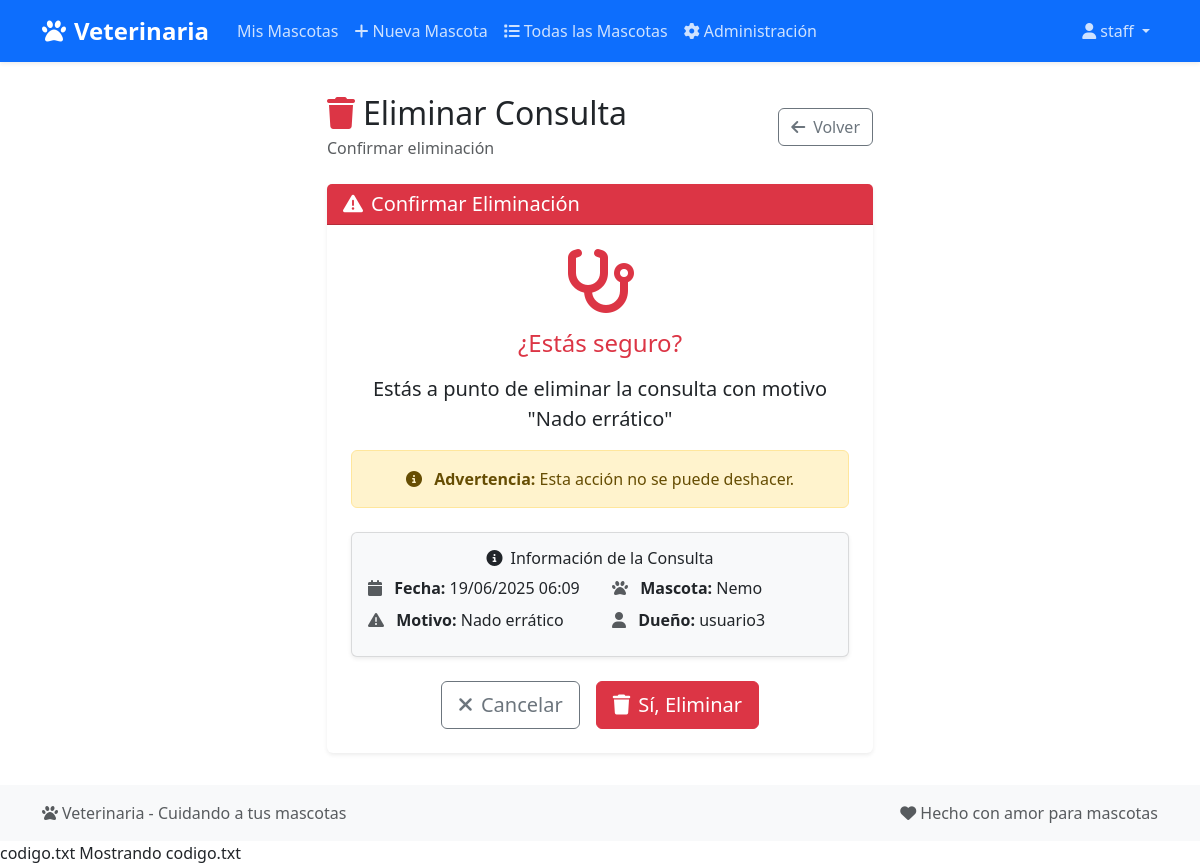
The page /veterinaria/consulta/5/eliminar/ (signed in) on the database as committed earlier.
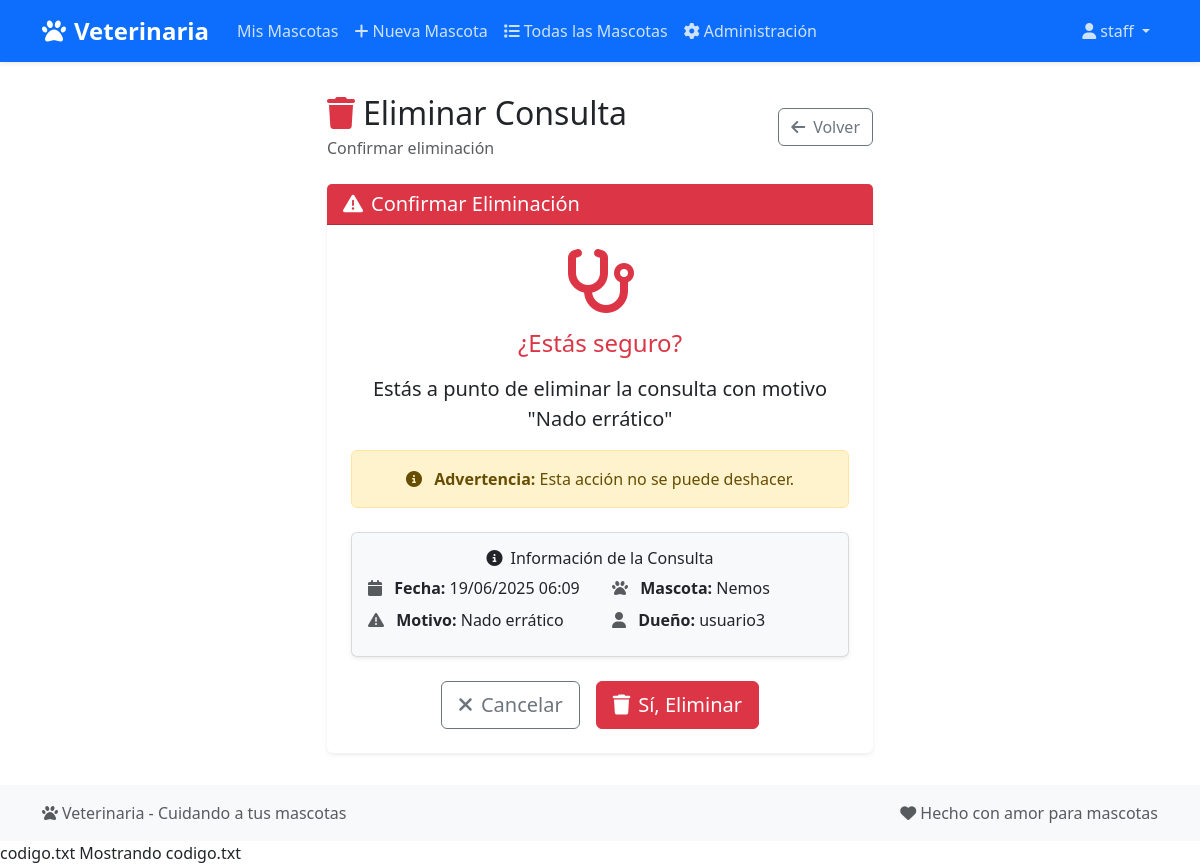
The same page on the database as committed later.
### Veterinaria/models.py (models this page shows, shortened)
class ConsultaVeterinaria(models.Model):
    mascota = models.ForeignKey(
        Mascota, on_delete=models.CASCADE, related_name='consultas')
    fecha = models.DateTimeField(auto_now_add=True)
    motivo = models.TextField()
    diagnostico = models.TextField()
    tratamiento = models.TextField()

class Mascota(models.Model):
    ESPECIES = [
        ('Perro', 'Perro'),
        ('Gato', 'Gato'),
        ('Otro', 'Otro'),
    ]
    nombre = models.CharField(max_length=100)
    especie = models.CharField(max_length=10, choices=ESPECIES)
    raza = models.CharField(max_length=100, blank=True)
    fecha_nacimiento = models.DateField()
    dueño = models.ForeignKey(
        User, on_delete=models.CASCADE, related_name='mascotas')

### Veterinaria/views.py (the view)
@staff_member_required
def eliminar_consulta(request, consulta_id):
    consulta = get_object_or_404(ConsultaVeterinaria, id=consulta_id)
    if request.method == 'POST':
        mascota_id = consulta.mascota.id
        consulta.delete()
        return redirect('detalle_mascota', mascota_id=mascota_id)
    return render(request, 'veterinaria/eliminar_consulta.html', {'consulta': consulta})

### Veterinaria/templates/veterinaria/eliminar_consulta.html (shortened to what this page needs)
{% extends 'veterinaria/base.html' %}
{% block content %}
<div class="row justify-content-center">
    <div class="col-lg-6">
        <div class="d-flex justify-content-between align-items-center mb-4">
            <div>
                <h2 class="mb-1">
                    <i class="fas fa-trash me-2 text-danger"></i>Eliminar Consulta
                </h2>
                <p class="text-muted mb-0">Confirmar eliminación</p>
            </div>
            <a href="{% url 'detalle_consultas' consulta.mascota.id %}" class="btn btn-outline-secondary">
                <i class="fas fa-arrow-left me-2"></i>Volver
            </a>
        </div>
        <div class="card border-0 shadow-sm">
            <div class="card-header bg-danger text-white">
                <h5 class="mb-0">
                    <i class="fas fa-exclamation-triangle me-2"></i>Confirmar Eliminación
                </h5>
            </div>
            <div class="card-body p-4 text-center">
                <div class="mb-4">
                    <i class="fas fa-stethoscope fa-4x text-danger mb-3"></i>
                    <h4 class="text-danger mb-3">¿Estás seguro?</h4>
                    <p class="lead mb-3">
                        Estás a punto de eliminar la consulta con motivo <strong>"{{ consulta.motivo }}"</strong>
                    </p>
                    <div class="alert alert-warning">
                        <i class="fas fa-info-circle me-2"></i>
                        <strong>Advertencia:</strong> Esta acción no se puede deshacer.
                    </div>
                </div>
                <div class="card bg-light mb-4">
                    <div class="card-body">
                        <h6 class="card-title">
                            <i class="fas fa-info-circle me-2"></i>Información de la Consulta
                        </h6>
                        <div class="row text-start">
                            <div class="col-md-6">
                                <p class="mb-2">
                                    <i class="fas fa-calendar me-2 text-muted"></i>
                                    <strong>Fecha:</strong> {{ consulta.fecha|date:"d/m/Y H:i" }}
                                </p>
                                <p class="mb-2">
                                    <i class="fas fa-exclamation-triangle me-2 text-muted"></i>
                                    <strong>Motivo:</strong> {{ consulta.motivo|truncatechars:30 }}
                                </p>
                            </div>
                            <div class="col-md-6">
                                <p class="mb-2">
                                    <i class="fas fa-paw me-2 text-muted"></i>
                                    <strong>Mascota:</strong> {{ consulta.mascota.nombre }}
                                </p>
                                <p class="mb-0">
                                    <i class="fas fa-user me-2 text-muted"></i>
                                    <strong>Dueño:</strong> {{ consulta.mascota.dueño.username }}
                                </p>
                            </div>
                        </div>
                    </div>
                </div>
                <form method="post">
                    <div class="d-flex justify-content-center gap-3">
                        <a href="{% url 'detalle_consultas' consulta.mascota.id %}" class="btn btn-outline-secondary btn-lg">
                            <i class="fas fa-times me-2"></i>Cancelar
                        </a>
                        <button type="submit" class="btn btn-danger btn-lg">
                            <i class="fas fa-trash me-2"></i>Sí, Eliminar
                        </button>
                    </div>
                </form>
            </div>
        </div>
    </div>
</div>
{% endblock %}

Rows that differ between the two databases and show on the page:
changed through a linked row, ConsultaVeterinaria "Nado errático": mascota.nombre "Nemo" → "Nemos"
